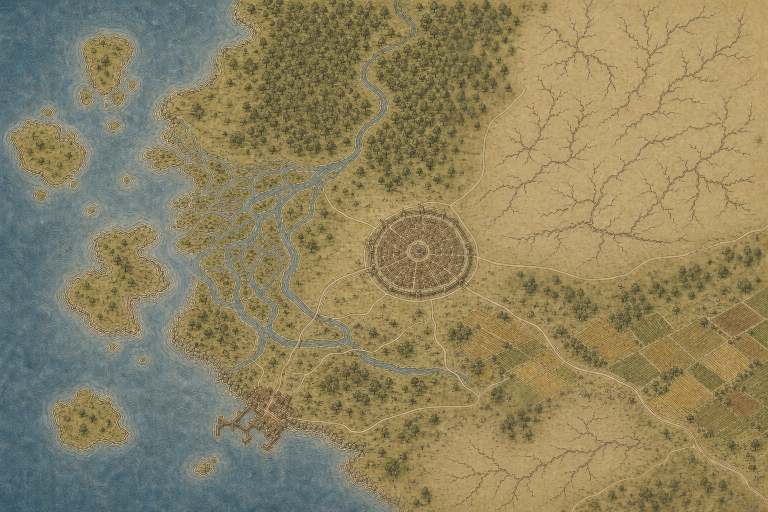
#> input picture world/map-production/candidates/style-candidate-b-v5-sparse-ridges-raw.png, 1536 x 1024 px (shown at 1/2 size); its folder holds only this picture in this run
$ python -i phase5_highland_detail_exemplar.py   (imports and definitions only)
#> lines starting #> are read from the running program, lines starting #| are printed output that depends on the picture
#> further down, picture is the input picture: PIL image 1536x1024 RGB; mean R, G, B 141.3, 130.8, 96.8
#!/usr/bin/env python3
"""Fail-closed, statistics-only Phase 5 highland detail exemplar bridge.

The locked raster is never sampled into the destination.  It contributes only
whole-raster scalar measurements of fine-scale luminance energy and density.
Destination detail is synthesized from the renderer seed and native global
pixel coordinates, then clipped to caller-supplied canonical and protected
masks.  Consequently no source pixel, geometry, coordinate, label, topology,
or colour palette can cross this bridge.
"""

from __future__ import annotations

import hashlib
import io
import json
import math
from pathlib import Path
from typing import Any

from PIL import Image, ImageChops, ImageFilter, ImageStat


REPO_ROOT = Path(__file__).resolve().parents[2]
TARGET_SHEET_ID = "sheet_region_soaring_mountains_region"
TARGET_FEATURE_ID = "elysion_soaring_mountains_axis"
DEFAULT_EXEMPLAR_PATH = (
    REPO_ROOT
    / "world"
    / "map-production"
    / "style-assets"
    / "highland-detail-exemplar-v1.png"
)
EXPECTED_EXEMPLAR_SHA256 = (
    "c7fcd3da5fba6fe08f10fd1e0fe16bdb2884a0a04386de828f923d660de8f1a2"
)
EXPECTED_EXEMPLAR_SIZE = (1536, 1024)
PROMPT_PATH = (
    REPO_ROOT
    / "world"
    / "map-production"
    / "prompts"
    / "highland-detail-exemplar-v1.generation.txt"
)
EXPECTED_PROMPT_SHA256 = (
    "588ccd983683e6280e2cf31bec2c4beb8bca248ca789e733fcc33fec5f361154"
)
PROVENANCE_RECEIPT_PATH = (
    REPO_ROOT
    / "world"
    / "map-production"
    / "prompts"
    / "highland-detail-exemplar-v1.provenance-receipt.json"
)
EXPECTED_PROVENANCE_RECEIPT_SHA256 = (
    "e406ab65578a00d9102285b9a3ac7c985d313109bbd3648aef6605cd44f87218"
)
ROOT_VISION_REVIEW_PATH = (
    REPO_ROOT
    / "world"
    / "map-production"
    / "qa"
    / "highland-detail-exemplar-v1-root-vision.json"
)
EXPECTED_ROOT_VISION_REVIEW_SHA256 = (
    "f72986e7167b8ec81872da97746828e8b84266ffd575f23241a62c4a69f6194e"
)
CONTRACT_ID = "sstory-phase5-highland-detail-exemplar-v1"
PROFILE_METHOD = "whole-raster-luma-high-pass-scalar-statistics-v1"


class HighlandDetailExemplarError(ValueError):
    """Raised when the optional exemplar cannot prove its exact contract."""


# [119 lines left out: functions _read_locked_payload, _bind_provenance_file, _load_json_document, _validate_provenance_graph, _repo_path, not called in this run]


def _extract_scalar_profile(source: Image.Image) -> dict[str, Any]:
    """Return aggregate detail statistics with no transferable spatial data."""

    sample = source.convert("L")
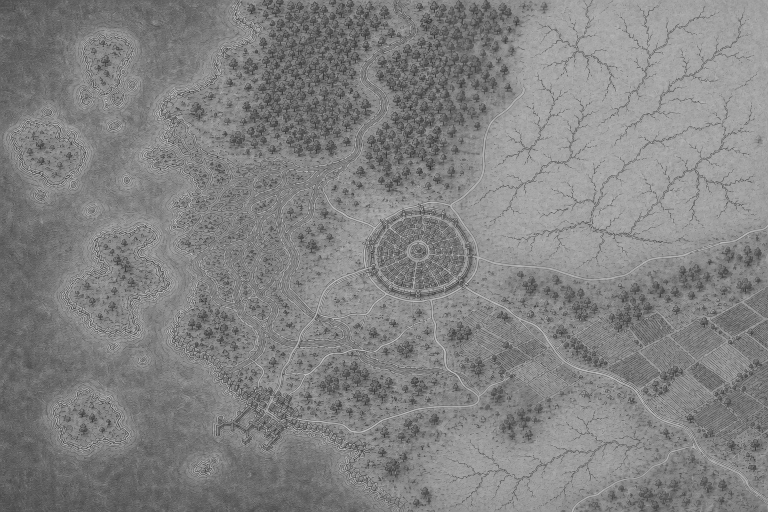
#> sample: PIL image 1536x1024 L (shown at 1/2 size); min 30, max 229, mean 130.1
    sample.thumbnail((384, 256), Image.Resampling.LANCZOS)
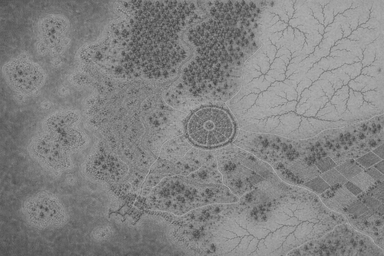
#> sample: PIL image 384x256 L; min 66, max 179, mean 130.2
    try:
        bands: list[dict[str, float | int]] = []
        for radius in (1, 2, 4):
            blurred = sample.filter(ImageFilter.GaussianBlur(radius=radius))
            residual = ImageChops.difference(sample, blurred)
            try:
                stat = ImageStat.Stat(residual)
                bands.append(
                    {
                        "gaussian_radius_px": radius,
                        "mean_absolute_luma_levels": round(stat.mean[0], 6),
                        "rms_luma_levels": round(stat.rms[0], 6),
                    }
                )
            finally:
                residual.close()
                blurred.close()
#> this loop made 3 passes
#> pass 1, in _extract_scalar_profile, `residual = ImageChops.difference(sample, blurred)`:
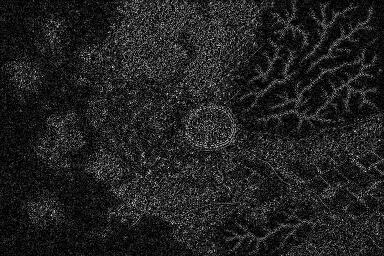
#> residual: PIL image 384x256 L; min 0, max 38, mean 5; drawn with min black and max white
#> pass 2, in _extract_scalar_profile, `blurred = sample.filter(ImageFilter.GaussianBlur(radius=radius))`:
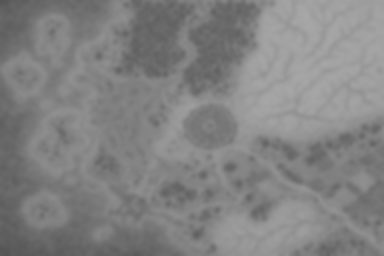
#> blurred: PIL image 384x256 L; min 84, max 168, mean 130.2
#> pass 2, in _extract_scalar_profile, `residual = ImageChops.difference(sample, blurred)`:
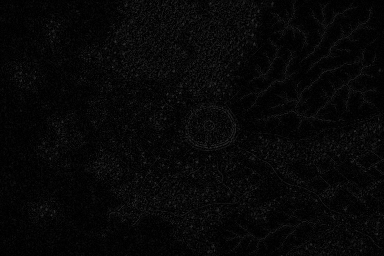
#> residual: PIL image 384x256 L; min 0, max 51, mean 6.9

        edges = sample.filter(ImageFilter.FIND_EDGES)
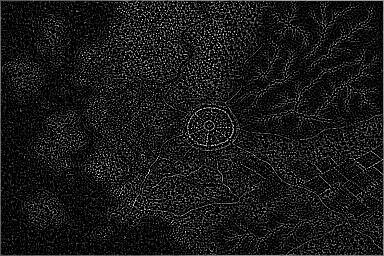
#> edges: PIL image 384x256 L; min 0, max 255, mean 24.3
        try:
            if edges.width > 2 and edges.height > 2:
                edge_core = edges.crop((1, 1, edges.width - 1, edges.height - 1))
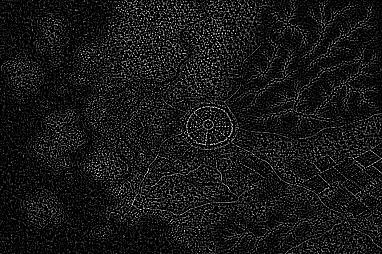
#> edge_core: PIL image 382x254 L; min 0, max 255, mean 23
            else:
                edge_core = edges.copy()
            try:
                histogram = edge_core.histogram()
#> histogram = 256 values, max 47010 at index 0, min 0 at index 235, mean 379
                edge_density = sum(histogram[18:]) / max(
                    1, edge_core.width * edge_core.height
                )
#> edge_density = 0.374
            finally:
                edge_core.close()
        finally:
            edges.close()

        fine_rms = float(bands[1]["rms_luma_levels"])
#> fine_rms = 9.36
        fine_mean = float(bands[1]["mean_absolute_luma_levels"])
#> fine_mean = 6.85
        # Deliberately narrow limits prevent the exemplar from importing broad
        # tone or becoming a new palette.  These two scalars control only the
        # amplitude and occupancy of newly synthesized luma micro-detail.
        amplitude = max(1, min(4, int(math.floor(fine_rms * 0.22 + 0.5))))
#> amplitude = 2
        occupancy = max(0.12, min(0.34, 0.12 + fine_mean / 72.0))
#> occupancy = 0.215
        profile: dict[str, Any] = {
            "method": PROFILE_METHOD,
            "whole_raster_aggregate_only": True,
            "luma_high_pass_bands": bands,
            "edge_density_over_18_luma_levels": round(edge_density, 8),
            "derived_luma_amplitude_levels": amplitude,
            "derived_occupancy_fraction": round(occupancy, 8),
            "source_pixels_retained": 0,
            "source_geometry_retained": False,
            "source_coordinates_retained": False,
            "source_palette_retained": False,
            "source_labels_retained": False,
        }
        profile_payload = json.dumps(
            profile, sort_keys=True, separators=(",", ":")
        ).encode("utf-8")
        profile["profile_sha256"] = hashlib.sha256(profile_payload).hexdigest()
        return profile
    finally:
        sample.close()


# [76 lines left out: function validate_production_exemplar, not called in this run]


def _mask_pixel_count(mask: Image.Image) -> int:
    histogram = mask.histogram()
    return sum(histogram[128:])


# [216 lines left out: functions _mixed_coordinate_word, apply_production_exemplar, not called in this run]

>>> from PIL import Image
>>> picture = Image.open('../../world/map-production/candidates/style-candidate-b-v5-sparse-ridges-raw.png')
>>> result = _extract_scalar_profile(picture)
#> result = 12 items

$ run again, on world/map-production/candidates/phase5-royal-subtile1-x0000-y0000-protected.png
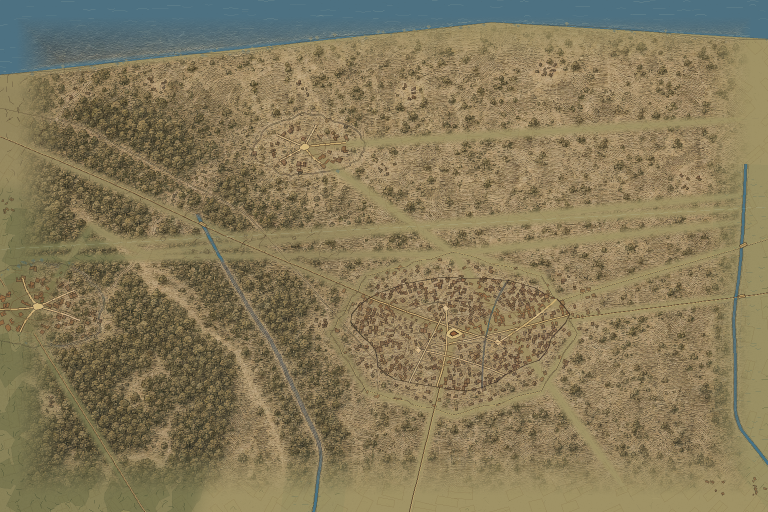
#> input picture world/map-production/candidates/phase5-royal-subtile1-x0000-y0000-protected.png, 1536 x 1024 px (shown at 1/2 size)
#> picture is the input picture: PIL image 1536x1024 RGB; mean R, G, B 132.7, 120.9, 89.8
#> in _extract_scalar_profile, `sample.thumbnail((384, 256), Image.Resampling.LANCZOS)`:
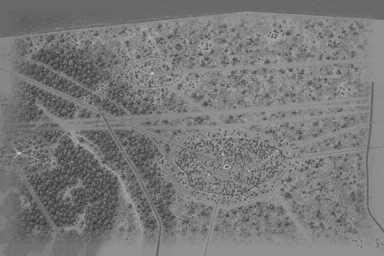
#> sample: PIL image 384x256 L; min 51, max 198, mean 121
#> in _extract_scalar_profile, `edge_core = edges.crop((1, 1, edges.width - 1, edges.height - 1))`:
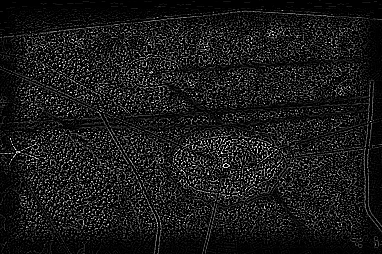
#> edge_core: PIL image 382x254 L; min 0, max 255, mean 25.7
#> histogram = 256 values, max 47698 at index 0, min 1 at index 248, mean 379
#> edge_density = 0.362
#> fine_rms = 10.98
#> fine_mean = 7.87
#> amplitude = 2
#> occupancy = 0.229
#> result = 12 items

$ run again, on world/map-production/candidates/phase5-royal-subtile1-x0000-y0000-registered.png
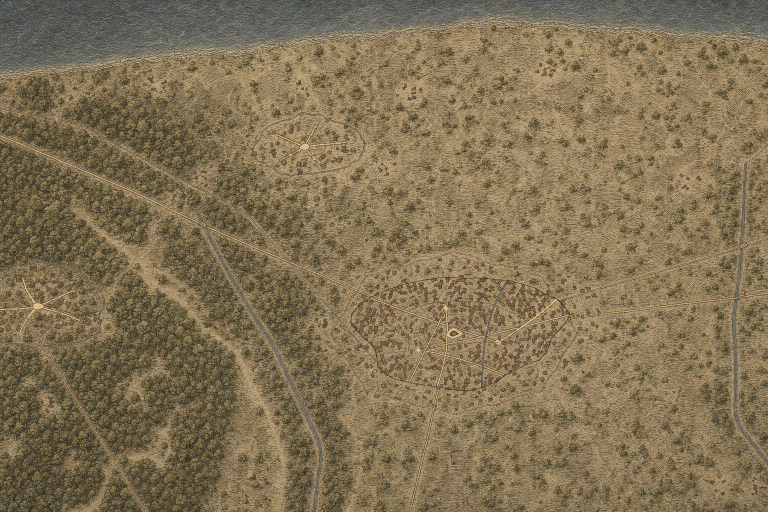
#> input picture world/map-production/candidates/phase5-royal-subtile1-x0000-y0000-registered.png, 1536 x 1024 px (shown at 1/2 size)
#> picture is the input picture: PIL image 1536x1024 RGB; mean R, G, B 129.7, 113.8, 84
#> in _extract_scalar_profile, `sample.thumbnail((384, 256), Image.Resampling.LANCZOS)`:
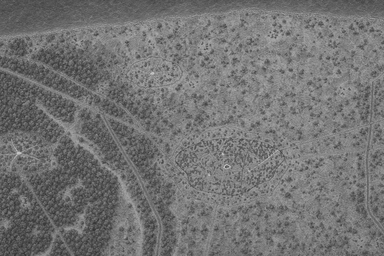
#> sample: PIL image 384x256 L; min 49, max 202, mean 115.3
#> in _extract_scalar_profile, `edge_core = edges.crop((1, 1, edges.width - 1, edges.height - 1))`:
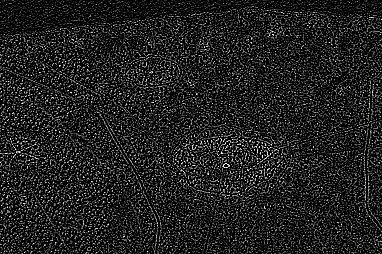
#> edge_core: PIL image 382x254 L; min 0, max 255, mean 32.9
#> histogram = 256 values, max 47463 at index 0, min 2 at index 248, mean 379
#> edge_density = 0.424
#> fine_rms = 12.8
#> fine_mean = 9.98
#> amplitude = 3
#> occupancy = 0.259
#> result = 12 items

$ run again, on world/map-production/candidates/style-candidate-b-v1.png
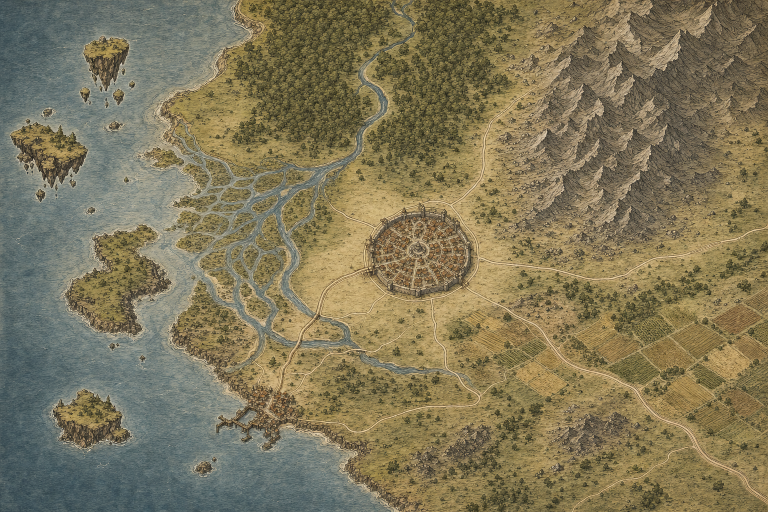
#> input picture world/map-production/candidates/style-candidate-b-v1.png, 1536 x 1024 px (shown at 1/2 size)
#> picture is the input picture: PIL image 1536x1024 RGB; mean R, G, B 127.8, 118.9, 89.8
#> in _extract_scalar_profile, `edge_core = edges.crop((1, 1, edges.width - 1, edges.height - 1))`:
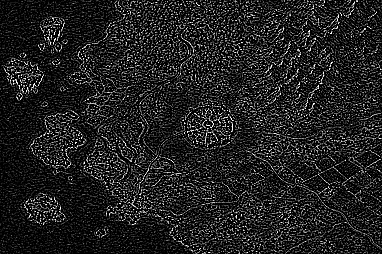
#> edge_core: PIL image 382x254 L; min 0, max 255, mean 33.2
#> histogram = 256 values, max 47818 at index 0, min 9 at index 239, mean 379
#> edge_density = 0.409
#> fine_rms = 13.71
#> fine_mean = 10.13
#> amplitude = 3
#> occupancy = 0.261
#> result = 12 items
